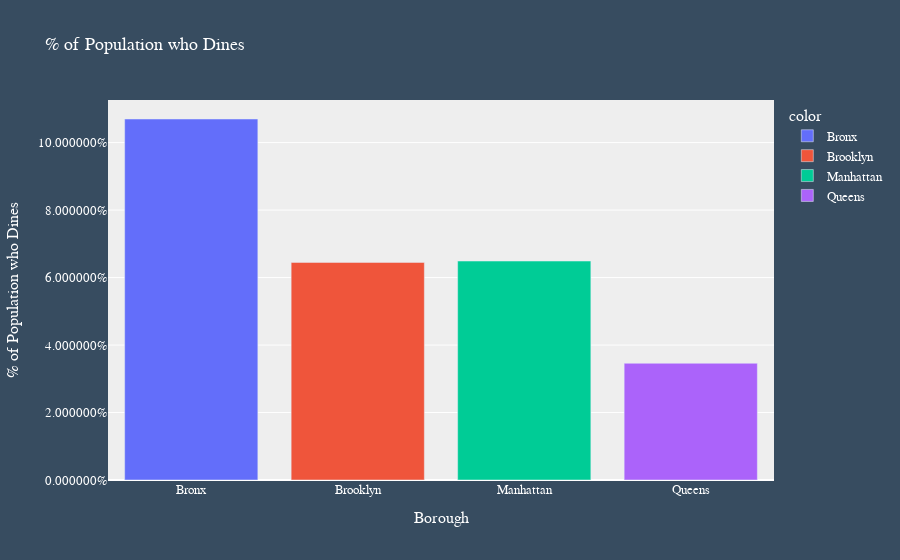

Here is the notebook cell this chart was saved with:
### Code cell
# % of nightly diners out of population
df['pop_num_diners'] = (df["Averages Diner's Per Night"] * df['# of Restaurants']) / df['Population'] 
pop_num_diners2 = df.groupby('Borough')['pop_num_diners'].mean().round(4)
pop_num_diners2

fig3 = px.bar(x=x, y=pop_num_diners2, labels={'x': 'Borough', 'y':'% of Population who Dines'},
            color=x, title='% of Population who Dines')
layout(fig3, '%')

### Figure 1 — Plotly figure (JSON) as saved in the notebook; plotly's stock layout.template omitted (floating-point values rounded to 4 significant figures)
{"data": [{"alignmentgroup": "True", "hovertemplate": "color=Bronx<br>Borough=%{x}<br>% of Population who Dines=%{y}<extra></extra>", "legendgroup": "Bronx", "marker": {"color": "#636efa"}, "name": "Bronx", "offsetgroup": "Bronx", "orientation": "v", "showlegend": true, "textposition": "auto", "type": "bar", "x": ["Bronx"], "xaxis": "x", "y": [0.107], "yaxis": "y"}, {"alignmentgroup": "True", "hovertemplate": "color=Brooklyn<br>Borough=%{x}<br>% of Population who Dines=%{y}<extra></extra>", "legendgroup": "Brooklyn", "marker": {"color": "#EF553B"}, "name": "Brooklyn", "offsetgroup": "Brooklyn", "orientation": "v", "showlegend": true, "textposition": "auto", "type": "bar", "x": ["Brooklyn"], "xaxis": "x", "y": [0.0645], "yaxis": "y"}, {"alignmentgroup": "True", "hovertemplate": "color=Manhattan<br>Borough=%{x}<br>% of Population who Dines=%{y}<extra></extra>", "legendgroup": "Manhattan", "marker": {"color": "#00cc96"}, "name": "Manhattan", "offsetgroup": "Manhattan", "orientation": "v", "showlegend": true, "textposition": "auto", "type": "bar", "x": ["Manhattan"], "xaxis": "x", "y": [0.0649], "yaxis": "y"}, {"alignmentgroup": "True", "hovertemplate": "color=Queens<br>Borough=%{x}<br>% of Population who Dines=%{y}<extra></extra>", "legendgroup": "Queens", "marker": {"color": "#ab63fa"}, "name": "Queens", "offsetgroup": "Queens", "orientation": "v", "showlegend": true, "textposition": "auto", "type": "bar", "x": ["Queens"], "xaxis": "x", "y": [0.0346], "yaxis": "y"}], "layout": {"barmode": "relative", "font": {"color": "White", "family": "Verdana", "size": 13}, "legend": {"title": {"text": "color"}, "tracegroupgap": 0}, "paper_bgcolor": "#374C60", "plot_bgcolor": "#eee", "title": {"font": {"family": "Verdana"}, "text": "% of Population who Dines"}, "xaxis": {"anchor": "y", "domain": [0, 1], "title": {"text": "Borough"}}, "yaxis": {"anchor": "x", "domain": [0, 1], "tickformat": "%", "title": {"text": "% of Population who Dines"}}}}
